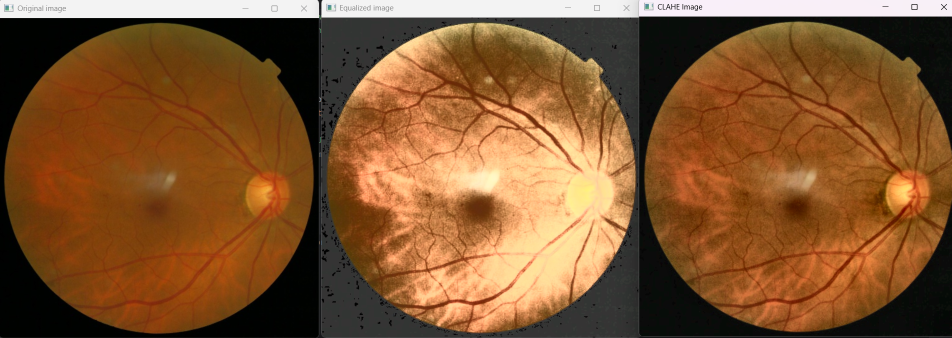
#> input picture clahe images.png, 1903 x 676 px (shown at 1/2 size)
$ python -i main.py   (imports and definitions only)   (older library calls are emulated)
#> lines starting #> are read from the running program, lines starting #| are printed output that depends on the picture
import numpy as np
import pandas as pd
import cv2
import os
from skimage.feature import graycomatrix, graycoprops
from sklearn.model_selection import train_test_split, GridSearchCV
from sklearn.ensemble import RandomForestClassifier
from sklearn.naive_bayes import GaussianNB
from sklearn.metrics import accuracy_score, recall_score, classification_report
from imblearn.over_sampling import SMOTE  # pip install imbalanced-learn
from matplotlib import pyplot as plt
import seaborn as sns
from sklearn.metrics import confusion_matrix


def extract_image_features(file_path):
    """
    Reads an image from file_path, resizes it to 128x128, extracts the green channel,
    applies CLAHE, and computes multiple features:
      - GLCM features: contrast, energy, homogeneity, correlation
      - Histogram features: normalized histogram with 16 bins
      - Statistical features: mean and standard deviation
    Returns a combined feature vector.
    """
#> called with file_path = 'clahe images.png'
    # Read image in color
    image = cv2.imread(file_path)
#> image is the input picture: shape (676, 1903, 3); mean B, G, R 48, 86.1, 129.3
    if image is None:
        return None

    # Resize to 128x128
    image_resized = cv2.resize(image, (128, 128))
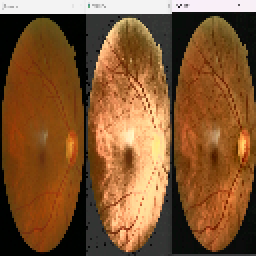
#> image_resized: shape (128, 128, 3) (shown 2 times larger); mean B, G, R 48, 86.1, 129.2

    # Extract green channel (OpenCV uses BGR format)
    green_channel = image_resized[:, :, 1]
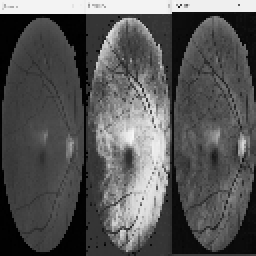
#> green_channel: shape (128, 128) (shown 2 times larger); min 0, max 247, mean 86.1

    # Apply CLAHE
    clahe = cv2.createCLAHE(clipLimit=2.0, tileGridSize=(8, 8))
    enhanced = clahe.apply(green_channel)
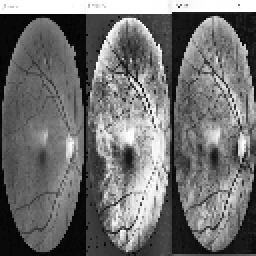
#> enhanced: shape (128, 128) (shown 2 times larger); min 2, max 255, mean 111.7

    # Compute GLCM features
    glcm = graycomatrix(enhanced, distances=[1], angles=[0], levels=256, symmetric=True, normed=True)
    contrast = graycoprops(glcm, 'contrast')[0, 0]
#> contrast = 1582
    energy = graycoprops(glcm, 'energy')[0, 0]
#> energy = 0.0394
    homogeneity = graycoprops(glcm, 'homogeneity')[0, 0]
#> homogeneity = 0.163
    correlation = graycoprops(glcm, 'correlation')[0, 0]
#> correlation = 0.827

    # Compute normalized histogram features (16 bins)
    hist = cv2.calcHist([enhanced], [0], None, [16], [0, 256])
#> hist = [1589, 1071, 326, 1016, 1237, 1511, 2024, 1703, 1308, 922, 720, 602, 501, 426, 380, 1048]
    hist = cv2.normalize(hist, hist).flatten()
#> hist = [0.349, 0.235, 0.0716, 0.223, 0.272, 0.332, 0.444, 0.374, 0.287, 0.202, 0.158, 0.132, 0.11, 0.0935, 0.0834, 0.23]

    # Compute statistical features: mean and std
    mean_intensity = np.mean(enhanced)
#> mean_intensity = 111.7
    std_intensity = np.std(enhanced)
#> std_intensity = 67.99

    # Combine all features into a single vector
    features = [contrast, energy, homogeneity, correlation] + hist.tolist() + [mean_intensity, std_intensity]
#> features = [1582, 0.0394, 0.163, 0.827, 0.349, 0.235, 0.0716, 0.223, 0.272, 0.332, 0.444, 0.374, 0.287, 0.202, 0.158, 0.132, 0.11, 0.0935, 0.0834, 0.23, 111.7, 67.99]
    return features


# --------------------- Data Loading & Feature Extraction ---------------------
# Load the CSV file
# [1 line that did not run here, left out]
image_folder = "preprocess"  # Folder containing images

features_list = []
labels_list = []

# [12 lines not run here, left out]

features_array = np.array(features_list)
labels_array = np.array(labels_list)

# --------------------- Data Augmentation / Balancing (SMOTE) ---------------------
# Use SMOTE to oversample minority classes if needed.
# [1 line that did not run here, left out]
# [1 line that did not run here, left out]

# --------------------- Train-Test Split ---------------------
# [1 line that did not run here, left out]


#
# Print the confusion matrix using Matplotlib

# --------------------- Hyperparameter Tuning for Random Forest ---------------------
param_grid = {
    'n_estimators': [100, 150, 200],
    'max_depth': [10, 12, 15],
    'min_samples_split': [2, 5, 10]
}
rf = RandomForestClassifier(random_state=42)
grid_search = GridSearchCV(rf, param_grid, cv=5, scoring='accuracy', n_jobs=-1)
# [1 line not run here, left out]
# [1 line that did not run here, left out]

# [1 line that did not run here, left out]

# --------------------- Naïve Bayes Classifier ---------------------
nb = GaussianNB()
# [1 line not run here, left out]
# [1 line that did not run here, left out]

# --------------------- Evaluation ---------------------
# [1 line that did not run here, left out]
# [1 line that did not run here, left out]
# [1 line that did not run here, left out]
# [1 line that did not run here, left out]

def calculate_specificity(cm):
    TN = cm[0, 0]
    FP = cm[0, 1]
    specificity = TN / (TN + FP) if (TN + FP) != 0 else 0
    return specificity

# Calculate specificity for each classifier
# [1 line that did not run here, left out]
# [1 line that did not run here, left out]
# [1 line that did not run here, left out]
# [1 line that did not run here, left out]

# [20 lines not run here, left out]

# --------------------- Bar Chart (Model Accuracies) ---------------------
models = ['Random Forest', 'Naïve Bayes']
# [1 line that did not run here, left out]

# [26 lines not run here, left out]


# Function to plot confusion matrix
def plot_confusion_matrix(cm, title):
    plt.figure(figsize=(6, 5))
    sns.heatmap(cm, annot=True, fmt='d', cmap="Blues", xticklabels=np.unique(y_test), yticklabels=np.unique(y_test))
    plt.xlabel("Predicted Label")
    plt.ylabel("True Label")
    plt.title(title)
    plt.show()

# Plot for Random Forest
# [4 lines not run here, left out]

>>> result = extract_image_features('clahe images.png')
#> result has the same summary as features in extract_image_features

$ run again, on 20051020_43808_0100_PP.png
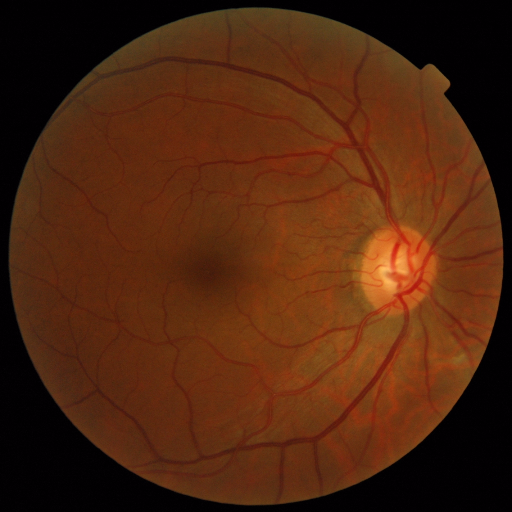
#> input picture 20051020_43808_0100_PP.png, 512 x 512 px
#> in extract_image_features, image is the input picture: shape (512, 512, 3); mean B, G, R 14.7, 37.8, 79.5
#> in extract_image_features, `green_channel = image_resized[:, :, 1]`:
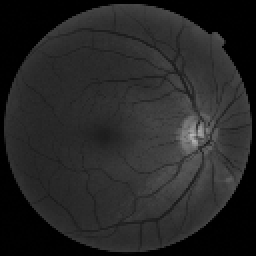
#> green_channel: shape (128, 128) (shown 2 times larger); min 0, max 181, mean 37.9
#> in extract_image_features, `enhanced = clahe.apply(green_channel)`:
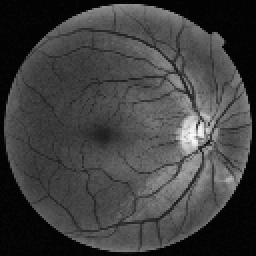
#> enhanced: shape (128, 128) (shown 2 times larger); min 3, max 252, mean 63.5
#> contrast = 317.4
#> energy = 0.139
#> homogeneity = 0.27
#> correlation = 0.912
#> in extract_image_features, `hist = cv2.calcHist([enhanced], [0], None, [16], [0, 256])`: hist = [4183, 79, 510, 2237, 3254, 2770, 1700, 847, 431, 162, 58, 38, 36, 34, 32, 13]
#> in extract_image_features, `hist = cv2.normalize(hist, hist).flatten()`: hist = [0.625, 0.0118, 0.0761, 0.334, 0.486, 0.414, 0.254, 0.126, 0.0644, 0.0242, 0.00866, 0.00567, 0.00538, 0.00508, 0.00478, 0.00194]
#> mean_intensity = 63.49
#> std_intensity = 42.56
#> features = [317.4, 0.139, 0.27, 0.912, 0.625, 0.0118, 0.0761, 0.334, 0.486, 0.414, 0.254, 0.126, 0.0644, 0.0242, 0.00866, 0.00567, 0.00538, 0.00508, 0.00478, 0.00194, 63.49, 42.56]
#> result has the same summary as features in extract_image_features
